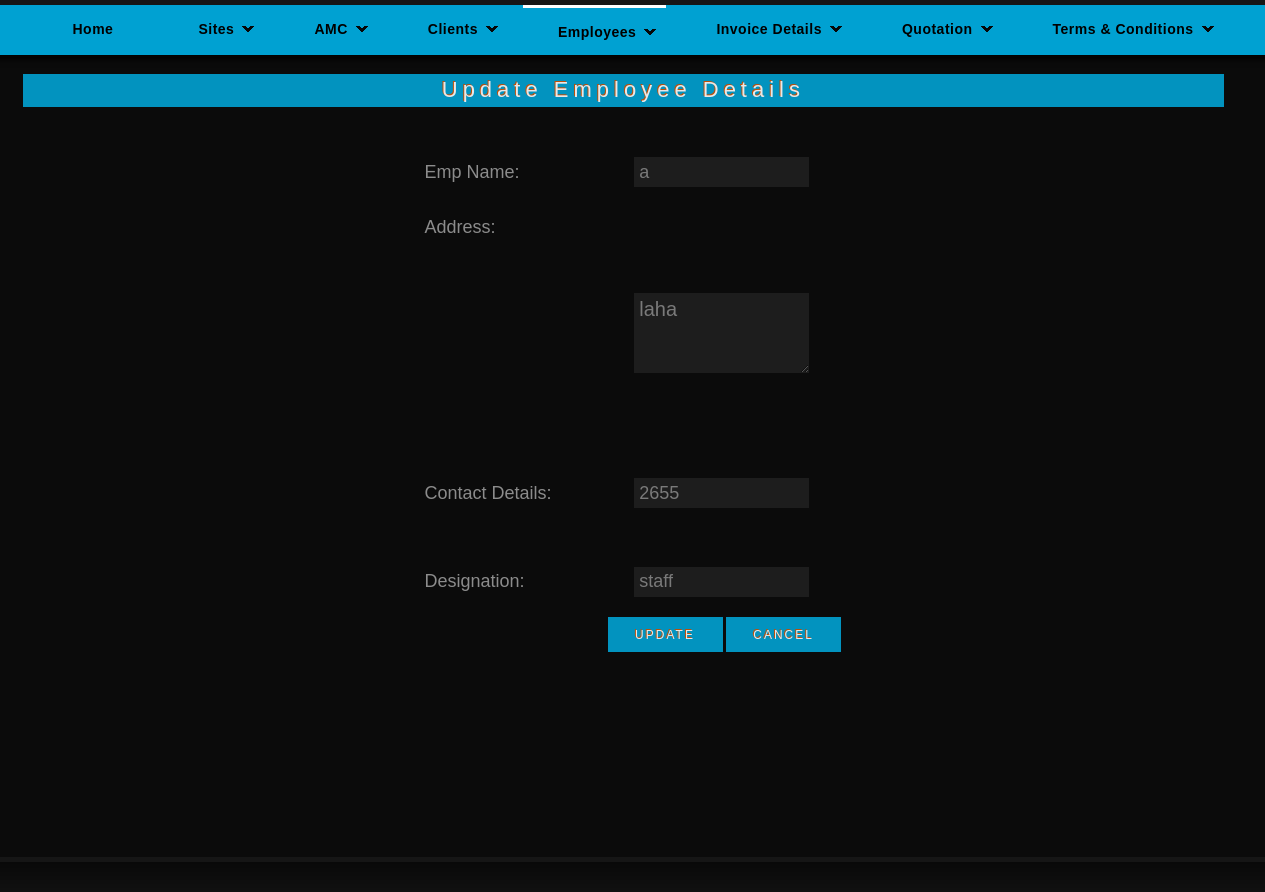
The page /updateemp.php?e_id2=6 on the database its author committed.
### tables this page shows
CREATE TABLE IF NOT EXISTS `emp` (
  `e_id` int(11) NOT NULL AUTO_INCREMENT,
  `e_name` varchar(100) NOT NULL,
  `e_add` varchar(100) NOT NULL,
  `e_contact` bigint(11) NOT NULL,
  `e_desig` varchar(11) NOT NULL,
  PRIMARY KEY (`e_id`)
);

### updateemp.php (the view, shortened to what this page needs)
<?php
	$up_e=$_REQUEST['e_id2'];
	$up_qry="select * from emp where e_id=".$up_e;
	$up_res=mysql_query($up_qry);
	$row_up=mysql_fetch_array($up_res);
?>
<html>
<head>
<link rel="stylesheet" href="styles.css" type="text/css" />
</head>
<body>
<div id="container">
    <div id="nav">
    	<ul class="sf-menu dropdown">
        	<li><a href="index.php">Home</a></li>
            <li ><a class="has_submenu" href="site.php">Sites</a>
            </li>
            <li ><a class="has_submenu" href="site.php">AMC</a>
            </li>
            <li><a class="has_submenu" href="clients.php">Clients</a>
            </li>
            <li class="selected"><a class="has_submenu" href="employee.php">Employees</a>
            </li>
            <li><a class="has_submenu" href="invoicedetails.php">Invoice Details</a>
            </li>
            <li><a class="has_submenu" href="quotation.php">Quotation</a>
            </li>
			<li><a class="has_submenu"  href="term.php">Terms & Conditions</a>
           </li>
        </ul>
    </div>
    <div id="sub-header">
    <div class="quo">
    	<br />
		<div class="quotation"><center>Update Employee Details</center></div>
        <div>
        <form action="" method="post">
        <table class="addemp_tab">
        <tr>
        <td class="l_form">Emp Name:</td>
        <td><input type="text" class="q_in" name="eu_name" value="<?php echo $row_up[1]; ?>"></td>
        </tr>
        <tr>
        <td valign="top" class="l_form">Address:</td>
        <td><textarea class="q_add" name="eu_address" ><?php echo $row_up[2]; ?></textarea></td>
        </tr>
        <tr>
        <td class="l_form">Contact Details:</td>
        <td><input type="text" class="q_in" name="eu_contact" value="<?php echo $row_up[3]; ?>"></td>
        </tr>
        <tr>
        <td class="l_form">Designation:</td>
        <td><input type="text" class="q_in" name="eu_desig" value="<?php echo $row_up[4]; ?>"></td>
        </tr>
        </div>
        <div class="addemp_b">
         <input name="e_up" class="formbutton" value=" Update " type="submit" />
         <input name="e_can" class="formbutton" value="Cancel" type="submit" />
        </div>
    </div>
    </div>
    </div>
 <div id="footer">
    </div>
</body>
</html>

### styles.css (style rules this page uses)
body { background: #161616; margin:0; padding:0; font-family: Verdana, Geneva, sans-serif; font-size: 13px; color: #666; }
* { margin:0; padding:0; }
a { color: #F97B27; }
form input, form select, form textarea { padding: 5px; color: #333333; border: 1px solid #ddd; border-right:1px solid #ccc; border-bottom:1px solid #ccc; background-color:#fff; font-family: Arial, Helvetica, sans-serif; font-size: 13px; }
form input.formbutton { color: #ffffff; padding: 6px 8px; font-size: 12px; letter-spacing:2px; font-family: Arial, Helvetica, sans-serif; text-decoration: none; text-transform: uppercase; text-shadow:-1px -1px #CE5709; background:#00a1d2; border: none; width:115px; height:35px; overflow: visible; }
ul, ol { margin: 0 0 35px 35px; }
li { padding-bottom: 5px; }
#container { width: 960px; margin: 0 auto; padding: 0px; }
#nav { margin-top:5px; background:#00a1d2; height: 50px; width: 1315px; margin-left:-180px; position: relative; z-index: 999; -webkit-box-shadow: 0 10px 6px -6px black; -moz-box-shadow: 0 10px 6px -6px black; box-shadow: 0 10px 6px -6px black; }
#nav ul { list-style: none; padding: 0; margin-left: 50px; height: 50px; }
#nav ul li { display: block; float: left; }
#nav ul li a { display: block; color: #000; display: block; font-size: 14px; font-weight: bold; float: left; margin-left:15px; letter-spacing: 0.5px; font-family: Arial, Helvetica, sans-serif; padding: 17px 35px 17px; text-decoration: none; }
#nav ul li a.has_submenu { background: transparent url('images/submenu-item.gif') no-repeat scroll right center; padding-right: 30px; }
#nav ul li.selected a, #nav ul li.selected a:hover, #nav ul li.selected li.selected a { color: #000; border-top: 3px solid #FFF; }
.sf-menu, .sf-menu * { margin: 0; padding: 0; list-style: none; }
.sf-menu { line-height: 1.0; }
.sf-menu li { float: left; position: relative; }
.sf-menu a { display: block; position: relative; }
div#sub-header { margin-top:2px; margin-bottom:5px; margin-left:-180px; width:1315px; height: 800px; background-color:#0A0A0A; opacity:0.9; }
#footer { margin:0 auto; background: #000 url('images/footer.jpg') repeat-x scroll bottom left; padding: 30px 5px 0; }
.quo { margin-left:50px; }
.quotation { font-size:22px; color:#fff; font-family: Arial, Helvetica, sans-serif; font-weight:500; letter-spacing:5px; background-color:#00a1d2; width:95%; height:30px; margin-top:2px; text-shadow:-1px -1px #CE5709; padding:3px 0px 0px 0px; }
.l_form { margin-left:125px; margin-top:30px; font-size:18px; color:#999; border:none; }
.q_in { width:175px; height:30px; background-color:#333; opacity:0.5; font-size:18px; color:#fff; border:none; }
.q_add { width:175px; height:80px; background-color:#333; opacity:0.5; font-size:20px; border:none; color:#fff; }
.addemp_tab { width:500px; height:500px; margin-top:20px; margin-left:400px; }
.addemp_b { margin-top:-10px; margin-left:585px; }

### rows shown on the page
emp: eu_name "a", eu_address "laha", eu_contact "2655", eu_desig "staff"
